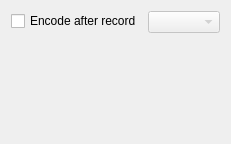
<?xml version="1.0" encoding="UTF-8"?>
<ui version="4.0">
 <class>EncoderPlugins</class>
 <widget class="QWidget" name="EncoderPlugins">
  <property name="geometry">
   <rect>
    <x>0</x>
    <y>0</y>
    <width>213</width>
    <height>144</height>
   </rect>
  </property>
  <property name="windowTitle">
   <string notr="true"/>
  </property>
  <layout class="QVBoxLayout" name="verticalLayout">
   <item>
    <layout class="QFormLayout" name="formLayout">
     <property name="fieldGrowthPolicy">
      <enum>QFormLayout::ExpandingFieldsGrow</enum>
     </property>
     <item row="0" column="0">
      <widget class="QCheckBox" name="kcfg_encode">
       <property name="text">
        <string>Encode after record</string>
       </property>
      </widget>
     </item>
     <item row="0" column="1">
      <widget class="KComboBox" name="kcfg_encoderIndex">
       <property name="enabled">
        <bool>false</bool>
       </property>
      </widget>
     </item>
    </layout>
   </item>
   <item>
    <layout class="QVBoxLayout" name="verticalLayout_2">
     <item>
      <widget class="KPluginSelector" name="pluginSelector" native="true">
       <property name="enabled">
        <bool>false</bool>
       </property>
       <property name="sizePolicy">
        <sizepolicy hsizetype="Preferred" vsizetype="Preferred">
         <horstretch>0</horstretch>
         <verstretch>0</verstretch>
        </sizepolicy>
       </property>
       <property name="minimumSize">
        <size>
         <width>0</width>
         <height>0</height>
        </size>
       </property>
      </widget>
     </item>
    </layout>
   </item>
  </layout>
 </widget>
 <customwidgets>
  <customwidget>
   <class>KComboBox</class>
   <extends>QComboBox</extends>
   <header>kcombobox.h</header>
  </customwidget>
  <customwidget>
   <class>KPluginSelector</class>
   <extends>QWidget</extends>
   <header location="global">kpluginselector.h</header>
   <container>1</container>
  </customwidget>
 </customwidgets>
 <resources/>
 <connections>
  <connection>
   <sender>kcfg_encode</sender>
   <signal>toggled(bool)</signal>
   <receiver>pluginSelector</receiver>
   <slot>setEnabled(bool)</slot>
   <hints>
    <hint type="sourcelabel">
     <x>97</x>
     <y>17</y>
    </hint>
    <hint type="destinationlabel">
     <x>97</x>
     <y>138</y>
    </hint>
   </hints>
  </connection>
  <connection>
   <sender>kcfg_encode</sender>
   <signal>toggled(bool)</signal>
   <receiver>kcfg_encoderIndex</receiver>
   <slot>setEnabled(bool)</slot>
   <hints>
    <hint type="sourcelabel">
     <x>59</x>
     <y>19</y>
    </hint>
    <hint type="destinationlabel">
     <x>143</x>
     <y>17</y>
    </hint>
   </hints>
  </connection>
 </connections>
</ui>
